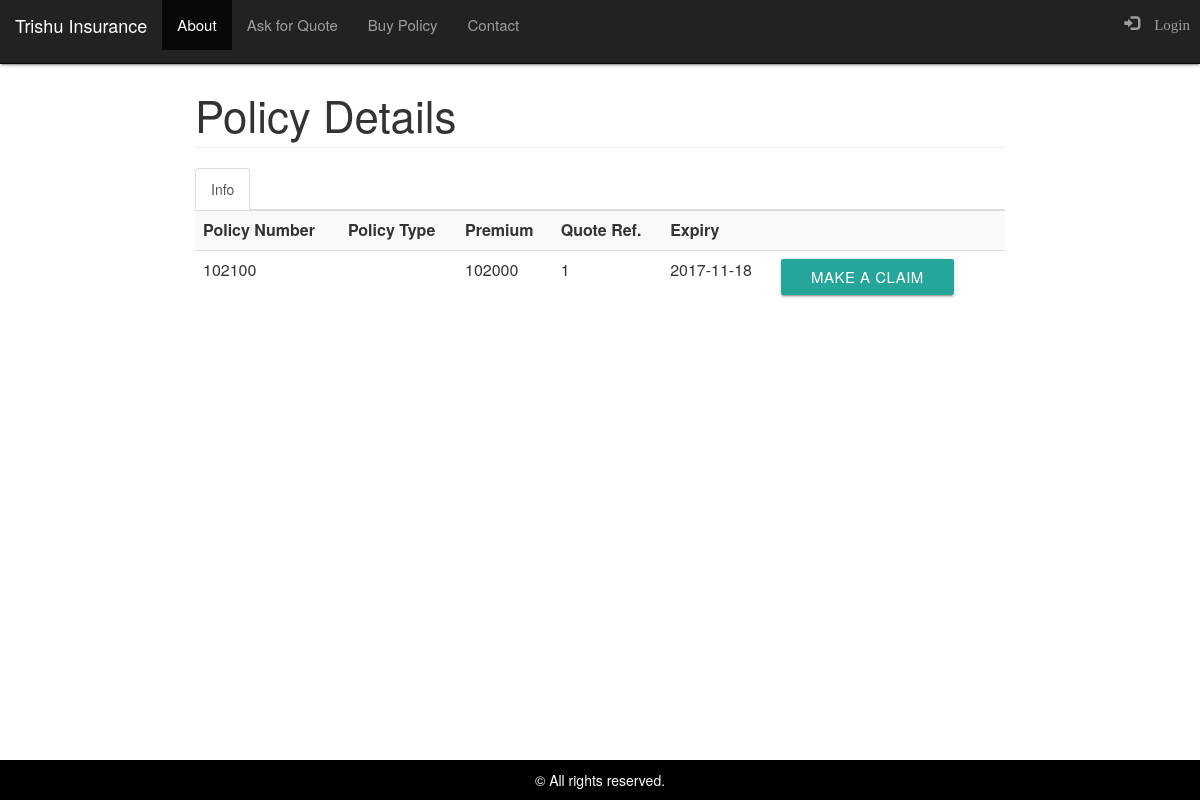
The page /policy.php?policyid=1 (signed in) on the database its author committed.
### tables this page shows
CREATE TABLE IF NOT EXISTS `policy` (
`PolicyId` int(11) NOT NULL,
  `QuoteRef` varchar(50) NOT NULL,
  `PolicyNo` varchar(100) NOT NULL,
  `EffectFrom` date NOT NULL,
  `EffectTo` date NOT NULL,
  `Premium` varchar(100) NOT NULL,
  `InsuredSum` varchar(50) NOT NULL,
  `addInsured` varchar(50) NOT NULL,
  `userid` int(11) NOT NULL
);

### policy.php (the view, shortened to what this page needs)
<?php
 include('header.php');
 ?>
 <div class="container">
  <?php
  if(isset($_GET['policyid']))
  {
	  $sql = "select * from  policy where policyid = ".$_GET['policyid'];
			$result = mysql_query($sql );
  ?>
	<h3 class="page-header">Policy Details</h3>
	<ul class="nav nav-tabs">
  <li class="active"><a data-toggle="tab" href="#info">Info</a></li>
</ul>
	 <div class="tab-content">
<div id="info" class="tab-pane fade in active">
			<table class="table table-striped" style="width:100%">
			<tr>
			<th>Policy Number</th>
			<th>Policy Type</th>
			<th>Premium</th>
			<th>Quote Ref.</th>
			<th>Expiry</th>
			<th></th>
			<th></th>
			</tr>
			<?php while ( $row = mysql_fetch_assoc( $result ) ) {
				?>
			<tr>
				<td>
					<?PHP echo $row['PolicyNo'];?>
				</td>
				<td>
				</td>
				<td>
					<?PHP echo $row['Premium'];?>
				</td>
				<td>
					<?PHP echo $row['QuoteRef'];?>
				</td>
				<td>
					<?PHP echo $row['EffectFrom'];?>
				</td>
				<td><a href="transaction.php?action=claim&policyid=<?php echo $row['PolicyId']; ?>"><input type="button" Value="Make a claim" class="btn btn-info btn-sm"></a>
				</td>
				<td>
				</td>
			</tr>
			<?php
			}?>
			</table>
</div>
  <?php
  }?>
</div>
<?php include('footer.php'); ?>

### header.php (style rules this page uses)
body { padding-top: 50px; padding-bottom:50px; }

### rows shown on the page
policy: PolicyNo "102100", Premium "102000", QuoteRef "1", EffectFrom "2017-11-18"
